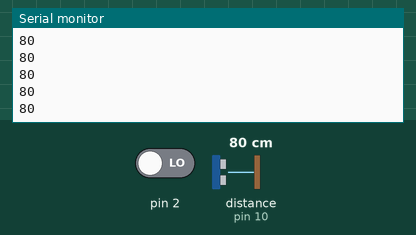
Recording of a sketch running on a simulated Arduino Uno, built with avr-gcc and run on an emulated ATmega328P. Shown: the last lines printed to the serial monitor. Wiring (inferred from the names in the program): ultrasonic range finder: trigger pin 11; echo pin 10. Inputs (shaded band) come from the test bench; at power-on: pin 2 LOW, distance to the obstacle (sensor on pin 10) 80 cm. The echo pulse lasts 58.3 µs per cm.

Above: at 1.2 s.
1.3 s: pin 2 driven HIGH
At 1.48 s:
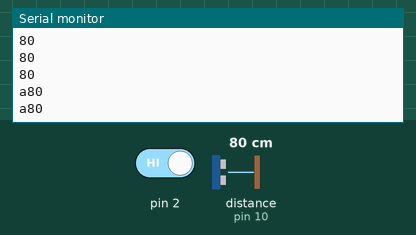
3.2 s: distance to the obstacle (sensor on pin 10) set to 2 cm
At 3.27 s:
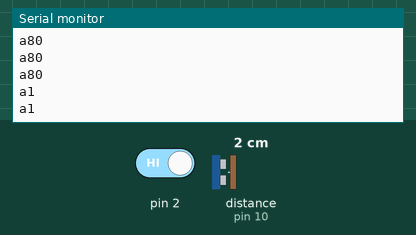
4.7 s: distance to the obstacle (sensor on pin 10) set to 4 cm
At 4.78 s:
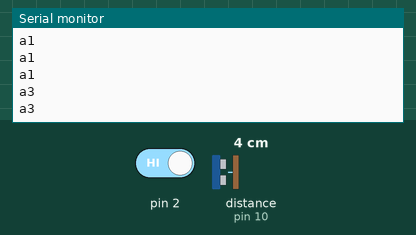
6.2 s: pin 2 driven LOW
At 6.49 s:
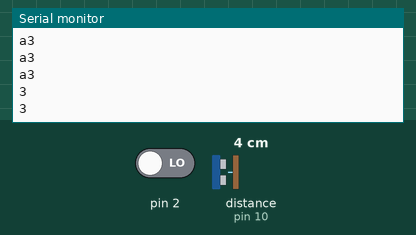
Timing chart, 0 to 8.7 s (numbered marks = the images above; inputs shaded):
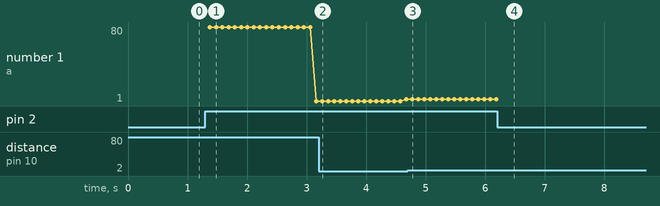

The sketch:

Ultra_Space_Final_Arduino.ino
```cpp
const int trigPin=11;  //Puede usarse como cualquier otra variable pero su valor no puede ser cambiado en este caso 11
int echoPin=10;
int safezone=10;
int boton;
void setup()
{
//inicializamos los dos pines del ultrasonidos
pinMode(trigPin,OUTPUT);
pinMode(echoPin,INPUT);
pinMode(2,INPUT);
Serial.begin(9600);
}
void loop(){
boton=digitalRead(2);
if (boton==HIGH){
Serial.write('a');
}
delay (100);
long duration,cm;           //MIDE LA DISTANCIA
digitalWrite(trigPin,LOW);  //GENERA UN PULSO LIMPIO
delayMicroseconds(2);       //ESPERA 2 MICROSEG
digitalWrite(trigPin,HIGH); //GENERA EL DISPARO
delayMicroseconds(5);       //ESPERA 5 MICROSEG HASTA QUE SE ENVIE EL DISPARO DEL PULSO
digitalWrite(trigPin,LOW);  //VUELVE A GENERAR PULSO
duration=pulseIn(echoPin,HIGH); //MIDE EL TIEMPO ENTRE PULSOS EN MICROSEGUNDOS
cm=microsecondsToCentimeters(duration); //FORMULA PARA CONVERTIR DISTANCIA EN CM
long inch= cm/2.54;
Serial.println(cm);
}
long microsecondsToCentimeters(long microseconds)
{
return microseconds/29/2;  //EL PULSO VIAJA DEL SENSOR Y VUELVE DE NUEVO POR LO QUE LO DIVIDIMOS POR 2 PARA TOMAR SOLO LA MITAD DE LA DISTANCIA TOTAL
}
```

Measured:
- after the input at 1.3 s, the serial monitor: prints a new line after 0.07 s (image 1)
- after the input at 3.2 s, the serial monitor: prints a new line after 0.06 s (image 2)
- after the input at 4.7 s, the serial monitor: prints a new line after 0.07 s (image 3)
- after the input at 6.2 s, the serial monitor: prints a new line after 0.19 s (image 4)
- plotted number 1: 1 → 3 after the input at 3.2 s
